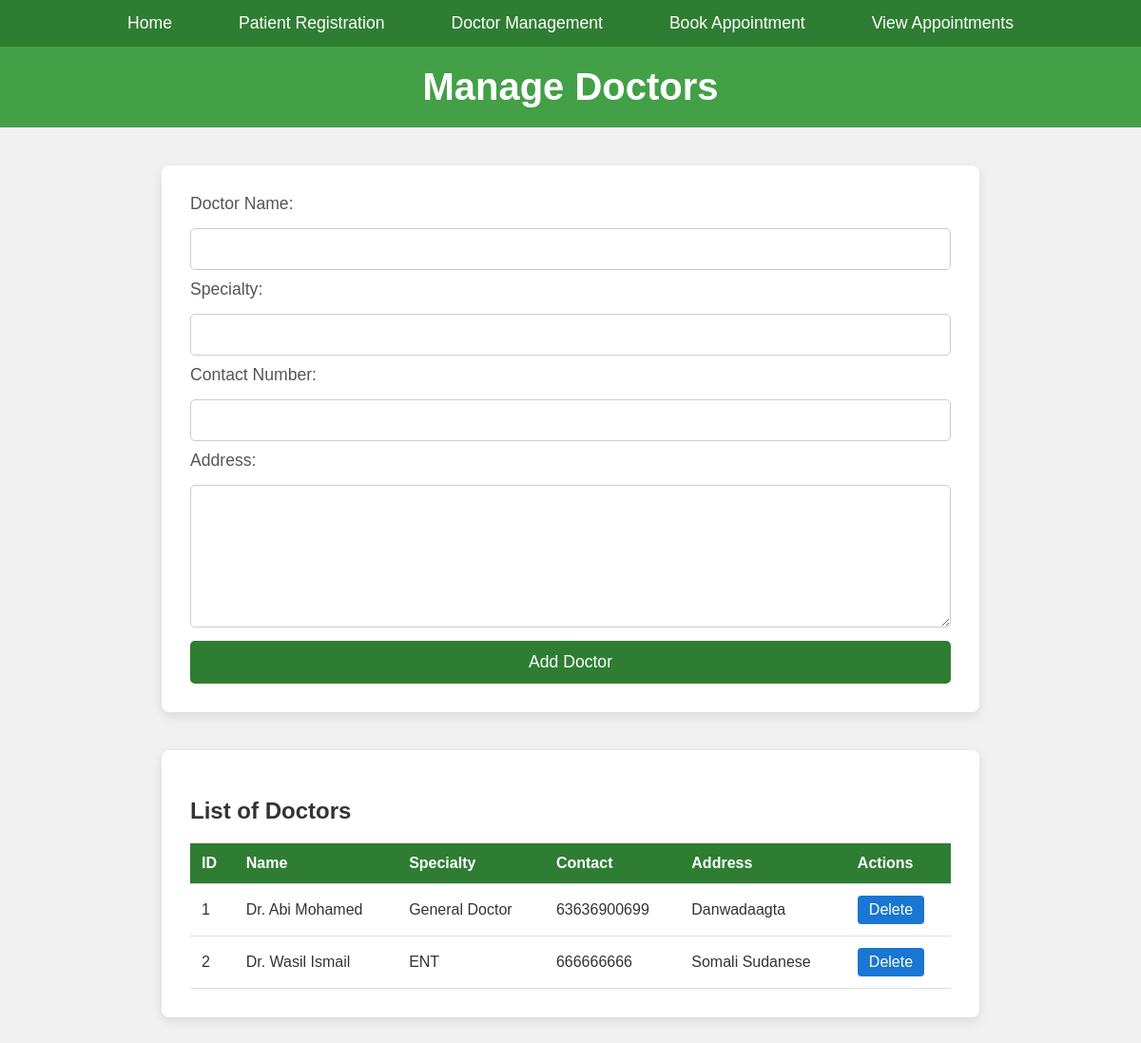
The page /doctor_management.PHP on the database its author committed.
### tables this page shows
CREATE TABLE `doctors` (
  `id` int(11) NOT NULL,
  `fullname` varchar(100) NOT NULL,
  `specialty` varchar(100) DEFAULT NULL,
  `contact` varchar(15) DEFAULT NULL,
  `address_det` text DEFAULT NULL
);

### doctor_management.PHP (the view, shortened to what this page needs)
<?php
include('config.php');
?>
<!DOCTYPE html>
<html lang="en">
<head>
</head>
<body>
    <nav>
        <ul>
            <li><a href="index.php">Home</a></li>
            <li><a href="patient_registration.php">Patient Registration</a></li>
            <li><a href="doctor_management.php">Doctor Management</a></li>
            <li><a href="appointment_booking.php">Book Appointment</a></li>
            <li><a href="appointments.php">View Appointments</a></li>
        </ul>
    </nav>
    <h1>Manage Doctors</h1>
    <div class="container">
        <form method="POST">
            <label for="fullname">Doctor Name:</label>
            <input type="text" name="fullname" required>
            <label for="specialty">Specialty:</label>
            <input type="text" name="specialty" required>
            <label for="contact">Contact Number:</label>
            <input type="text" name="contact" required>
            <label for="address_det">Address:</label>
            <textarea name="address_det"></textarea>
            <input type="submit" value="Add Doctor">
        </form>
    </div>
    <div class="container">
        <h2>List of Doctors</h2>
        <?php
        $result = $conn->query("SELECT * FROM doctors");
        if ($result->num_rows > 0) {
            echo "<table>";
            echo "<tr><th>ID</th><th>Name</th><th>Specialty</th><th>Contact</th><th>Address</th><th>Actions</th></tr>";
            while ($row = $result->fetch_assoc()) {
                echo "<tr>
                        <td>" . $row['id'] . "</td>
                        <td>" . $row['fullname'] . "</td>
                        <td>" . $row['specialty'] . "</td>
                        <td>" . $row['contact'] . "</td>
                        <td>" . $row['address_det'] . "</td>
                        <td>
                            <a href='?delete_id=" . $row['id'] . "'><button>Delete</button></a>
                        </td>
                    </tr>";
            }
            echo "</table>";
        } else {
            echo "<p>No doctors found.</p>";
        }
        ?>
    </div>
</body>
</html>

### doctor_management.PHP (style rules this page uses)
body { font-family: 'Arial', sans-serif; margin: 0; padding: 0; background-color: #f1f1f1; color: #333; }
nav { background-color: #2e7d32; overflow: hidden; }
nav ul { list-style-type: none; margin: 0; padding: 0; display: flex; justify-content: center; }
nav ul li { margin: 0 15px; }
nav ul li a { color: white; text-decoration: none; padding: 14px 20px; display: block; font-size: 1.1rem; }
h1 { background-color: #43a047; color: white; text-align: center; padding: 20px 0; margin: 0; font-size: 2.5rem; }
.container { max-width: 800px; margin: 40px auto; background-color: #fff; padding: 30px; border-radius: 8px; box-shadow: 0 4px 12px rgba(0, 0, 0, 0.1); }
label { font-size: 1.1rem; margin-bottom: 5px; display: inline-block; color: #555; }
input[type="text"], textarea { width: 100%; padding: 12px; margin: 10px 0; border: 1px solid #ccc; border-radius: 5px; font-size: 1rem; box-sizing: border-box; transition: all 0.3s ease; }
textarea { height: 150px; resize: vertical; }
input[type="submit"] { background-color: #2e7d32; color: white; font-size: 1.1rem; padding: 12px 20px; border: none; border-radius: 5px; cursor: pointer; width: 100%; transition: background-color 0.3s ease; }
table { width: 100%; margin-top: 20px; border-collapse: collapse; }
table th, table td { padding: 12px; text-align: left; border-bottom: 1px solid #ddd; }
table th { background-color: #2e7d32; color: white; }
button { background-color: #1976d2; color: white; padding: 6px 12px; border: none; border-radius: 4px; cursor: pointer; font-size: 1rem; }

### rows shown on the page
doctors: id "1", fullname "Dr. Abi Mohamed", specialty "General Doctor", contact "63636900699", address_det "Danwadaagta"
doctors: id "2", fullname "Dr. Wasil Ismail", specialty "ENT", contact "666666666", address_det "Somali Sudanese"
